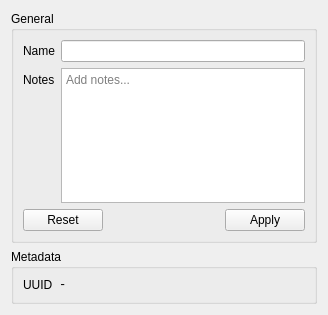
<?xml version="1.0" encoding="UTF-8"?>
<ui version="4.0">
 <class>ProjectDetailSection</class>
 <widget class="QWidget" name="ProjectDetailSection">
  <property name="geometry">
   <rect>
    <x>0</x>
    <y>0</y>
    <width>328</width>
    <height>315</height>
   </rect>
  </property>
  <property name="windowTitle">
   <string>ProjectDetailSection</string>
  </property>
  <layout class="QVBoxLayout" name="verticalLayout">
   <item>
    <widget class="QGroupBox" name="generalGroupBox">
     <property name="title">
      <string>General</string>
     </property>
     <layout class="QFormLayout" name="generalFormLayout">
      <item row="0" column="0">
       <widget class="QLabel" name="nameLabel">
        <property name="text">
         <string>Name</string>
        </property>
       </widget>
      </item>
      <item row="0" column="1">
       <widget class="QLineEdit" name="nameLineEdit"/>
      </item>
      <item row="1" column="0">
       <widget class="QLabel" name="notesLabel">
        <property name="text">
         <string>Notes</string>
        </property>
       </widget>
      </item>
      <item row="1" column="1">
       <widget class="QPlainTextEdit" name="notesPlainTextEdit">
        <property name="placeholderText">
         <string>Add notes...</string>
        </property>
       </widget>
      </item>
      <item row="2" column="0" colspan="2">
       <widget class="QDialogButtonBox" name="generalButtonBox">
        <property name="standardButtons">
         <set>QDialogButtonBox::Apply|QDialogButtonBox::Reset</set>
        </property>
        <property name="centerButtons">
         <bool>false</bool>
        </property>
       </widget>
      </item>
     </layout>
    </widget>
   </item>
   <item>
    <widget class="QGroupBox" name="metadataGroupBox">
     <property name="title">
      <string>Metadata</string>
     </property>
     <layout class="QFormLayout" name="metadataFormLayout">
      <item row="0" column="0">
       <widget class="QLabel" name="uuidLabel">
        <property name="text">
         <string>UUID</string>
        </property>
       </widget>
      </item>
      <item row="0" column="1">
       <widget class="QLabel" name="uuidDisplayLabel">
        <property name="font">
         <font>
          <family>Consolas</family>
         </font>
        </property>
        <property name="text">
         <string>-</string>
        </property>
        <property name="textInteractionFlags">
         <set>Qt::LinksAccessibleByMouse|Qt::TextSelectableByMouse</set>
        </property>
       </widget>
      </item>
     </layout>
    </widget>
   </item>
   <item>
    <spacer name="verticalSpacer">
     <property name="orientation">
      <enum>Qt::Vertical</enum>
     </property>
     <property name="sizeHint" stdset="0">
      <size>
       <width>20</width>
       <height>40</height>
      </size>
     </property>
    </spacer>
   </item>
  </layout>
 </widget>
 <resources/>
 <connections/>
</ui>
